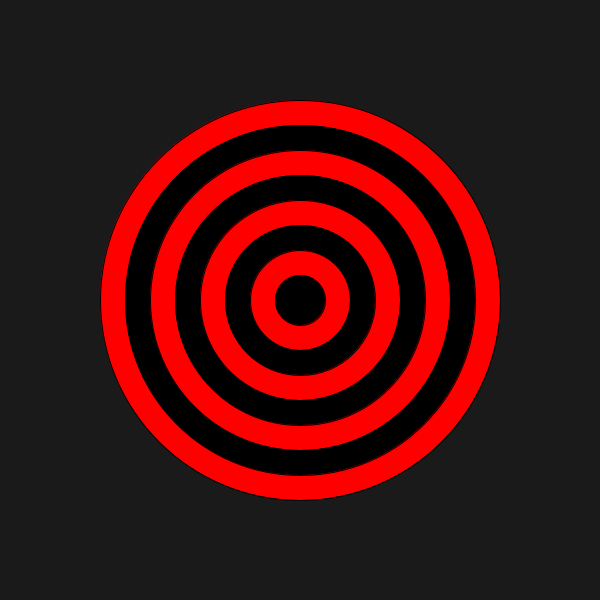
Frame 1 (no input)
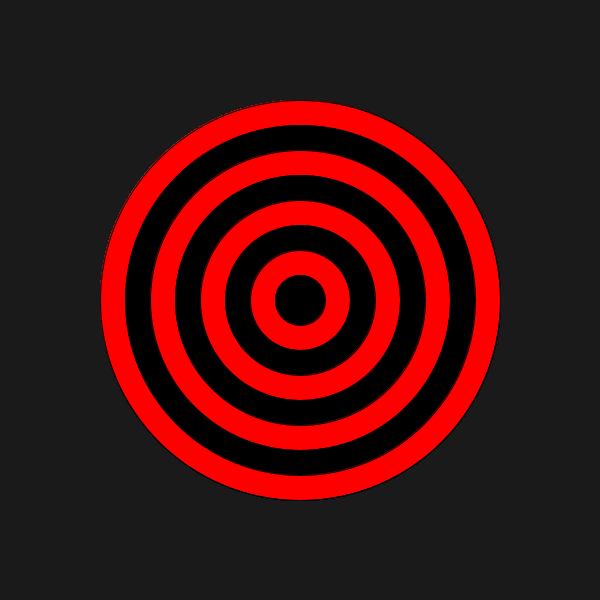
Frame 60 (the mouse pressed at the canvas centre just before this capture)
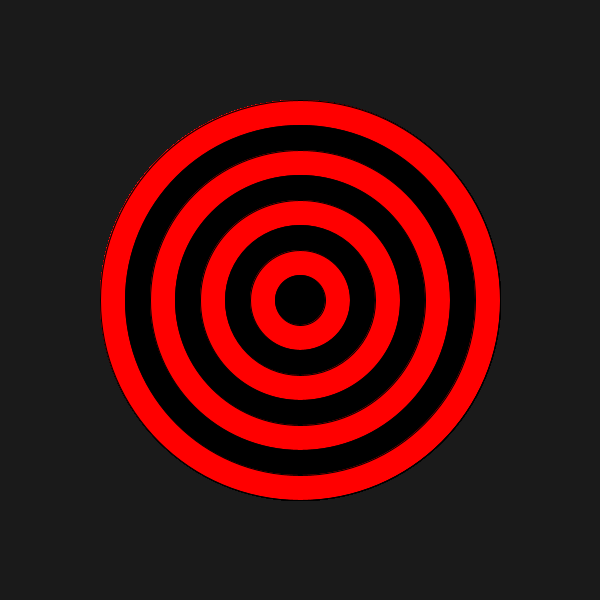
Frame 120 (the mouse held since frame 60 and released just before this capture)

The Processing sketch that drew these frames (run headless with seeded random() and noise(); from frame 60 on, the mouse is pressed at the canvas centre):

// Processing sketch: bullseye
// ── bullseye.pde
void setup(){
        size(600,600);
        background(26,26,26);
    }

    void draw(){
      fill(255,0,0);  
      ellipse(300,300, 400, 400);         
        
     fill(0,0,0);   
      ellipse(300, 300, 350, 350);
      
      fill(255, 0, 0);
      ellipse(300,300, 300, 300);
      
      fill(0,0,0);
      ellipse(300,300, 250, 250);
      
      fill(255, 0, 0);
      ellipse(300, 300, 200, 200);
      
      fill(0,0,0);
      ellipse(300, 300, 150, 150);
      
      fill(255, 0, 0);
      ellipse(300, 300, 100, 100);
      
      fill(0,0,0);
      ellipse(300, 300, 50, 50);
        
    
    }
